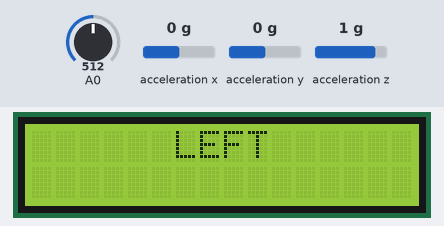
Recording of a sketch running on a simulated Arduino Uno, built with avr-gcc and run on an emulated ATmega328P. Shown: 16×2 character LCD. Inputs (shaded band) come from the test bench; at power-on: acceleration y 0 g, A0 = 512, acceleration x 0 g, acceleration z 1 g. What the sketch prints to the serial monitor is not drawn.

Above: at 1.3 s.
1.4 s: acceleration y set to -1.4 g
At 1.68 s:
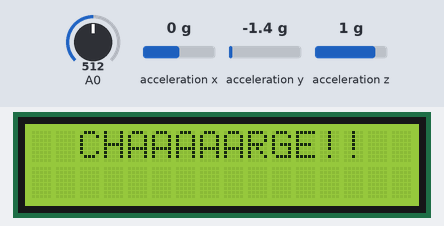
3.2 s: A0 set to 716
At 3.78 s:
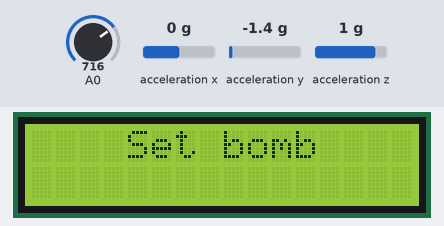
5.9 s: A0 set to 860
7.4 s: A0 set to 840
10.7 s: A0 set to 992
Timing chart, 0 to 13.2 s (numbered marks = the images above; inputs shaded):
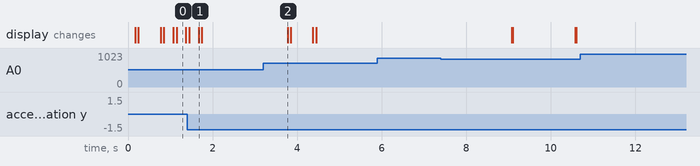

Measured:
- after the input at 1.4 s, the display: first differs from a run without the input after 0.27 s (image 1)
- after the input at 3.2 s, the display: changes after 0.57 s (image 2)
- after the input at 5.9 s, every drawn part: stays the same
- after the input at 10.7 s, every drawn part: stays the same

The sketch:

arduino_client_new.ino
```cpp
#include "Arduino_SensorKit.h"
#include <LiquidCrystal.h>
#include <neotimer.h>

LiquidCrystal lcd(8, 9, 4, 5, 6, 7);

#define btnRIGHT  0
#define btnUP     1
#define btnDOWN   2
#define btnLEFT   3
#define btnSELECT 4
#define btnNONE   5

#define COUNT 3
const float MIN_THRESHOLD = 0.7;
const unsigned long long TIMER_DELAY = 100;
const char* msg = nullptr;

int select_count = 0;

Neotimer sensorTimer(100);
Neotimer actionTimer(75);
Neotimer keysTimer(100);

bool arm = false, keys = false;
int lastKeyState = btnNONE;

int read_LCD_buttons() {
  int v = analogRead(0);
  if (v < 50)   return btnRIGHT;
  if (v < 250)  return btnUP;
  if (v < 450)  return btnDOWN;
  if (v < 650)  return btnLEFT;
  if (v < 850)  return btnSELECT;
  return btnNONE;
}

void check_mode() {
  lcd.clear();
  lcd.print("ARM     KEYS");
  sensorTimer.start();
  while (true) {
    if (sensorTimer.done()) {
      int b = read_LCD_buttons();
      sensorTimer.start();
      if (b == btnLEFT)  { arm = true;  break; }
      if (b == btnRIGHT) { keys = true; break; }
    }
  }
  lcd.clear();
}

void setup() {
  lcd.begin(16, 2);
  Serial.begin(9600);
  Accelerometer.begin();
  check_mode();

  sensorTimer.start();
  actionTimer.start();
  keysTimer.start();
}

void loop() {
  if (arm) {
    float x, y, z;
    if (sensorTimer.done()) {
      x = Accelerometer.readX();
      y = Accelerometer.readY();
      z = Accelerometer.readZ();
      sensorTimer.start();
    }

    if (sensorTimer.done()) {
      int bs = read_LCD_buttons();
      sensorTimer.start();
      if (bs == btnSELECT)
        select_count++;
    }

    msg = nullptr;

    if (select_count >= COUNT) {
      select_count = 0;
      Serial.println("Z");
      msg = "Set bomb";
    } else if (actionTimer.done()) {
      actionTimer.start();

      if (x <= -MIN_THRESHOLD + 0.48 && y <= -MIN_THRESHOLD) {
        Serial.println("Y"); msg = "UP-RIGHT";
      } else if (x >= MIN_THRESHOLD - 0.5 && y <= -MIN_THRESHOLD) {
        Serial.println("U"); msg = "UP-LEFT";
      } else if (x <= -MIN_THRESHOLD + 0.8 && y >= MIN_THRESHOLD) {
        Serial.println("V"); msg = "DOWN-RIGHT";
      } else if (x >=  MIN_THRESHOLD - 0.15 && y >= MIN_THRESHOLD) {
        Serial.println("C"); msg = "DOWN-LEFT";
      } else if (x <= -MIN_THRESHOLD + 0.2 && y > -MIN_THRESHOLD) {
        Serial.println("R"); msg = "RIGHT";
      } else if (x >=  MIN_THRESHOLD + 0.1) {
        Serial.println("L"); msg = "LEFT";
      } else if (y <= -MIN_THRESHOLD) {
        Serial.println("F"); msg = "CHAAAAARGE!!";
      } else if (y >= MIN_THRESHOLD) {
        Serial.println("B"); msg = "BACKWARDS";
      }

      lcd.clear();
    }
  } else if (keys) {
    if (keysTimer.done()) {
      keysTimer.start();
      int bs = read_LCD_buttons();

      if (bs == btnNONE) {
        lcd.clear();
      }

      msg = nullptr;
      switch (bs) {
        case btnUP: Serial.println("F"); msg = "CHAAAAARGE!!"; break;
        case btnRIGHT: Serial.println("R"); msg = "RIGHT"; break;
        case btnLEFT: Serial.println("L"); msg = "LEFT"; break;
        case btnDOWN: Serial.println("B"); msg = "BACKWARDS"; break;
        case btnSELECT: Serial.println("Z"); msg = "Set bomb"; select_count++; break;
      }
    }
  }

  if (msg) {
    lcd.setCursor((16 - strlen(msg)) / 2, 0);
    lcd.print(msg);
  }
}
```
